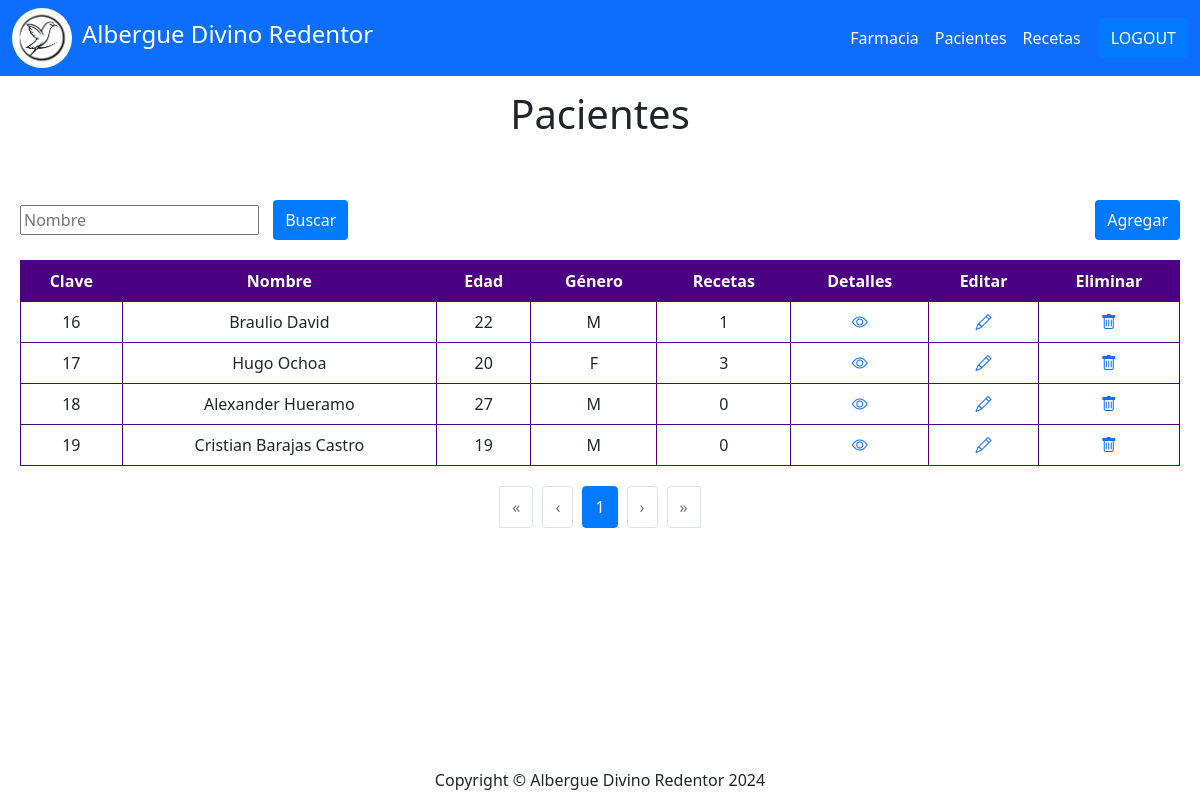
The app's page /pacientes/ (signed in), older data.
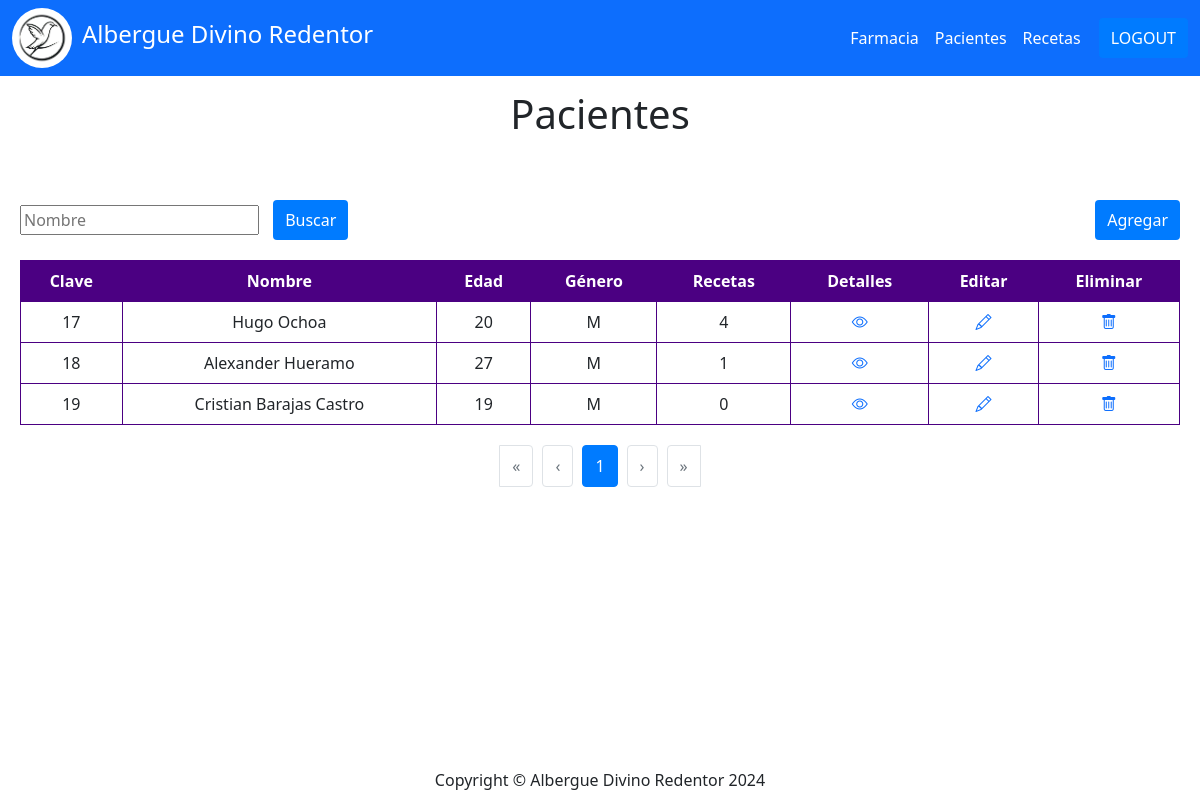
The same page, newer data.
### paciente/models.py (models this page shows, shortened)
class Paciente(models.Model):
    id = models.AutoField(primary_key=True)
    nombrePaciente = models.TextField(verbose_name="Nombre")
    apellidoPaciente = models.TextField(verbose_name="Apellido", null=True, blank=True)
    edad = models.IntegerField(verbose_name="Edad")
    genero = models.IntegerField(
        null=False,
        blank=False,
        verbose_name="Genero",
        choices = genero_opcion,
        default=1)
    fotoPaciente = models.FileField(upload_to="fotoPaciente", blank=True, null=True, verbose_name="Fotografia")
    created = models.DateTimeField(auto_now_add=True)
    updated = models.DateTimeField(auto_now_add=True)
    class Meta:
        verbose_name = "Paciente"
        verbose_name_plural = "Pacientes"
        ordering = ["id"]

### paciente/views.py (the view)
# urls.py: path('pacientes/', paciente_views.pacientes, name="Pacientes"),
@login_required
def pacientes(request):
    isAdmin = utils.checkRol(request)
    query = request.GET.get('busqueda','')
    pacientes =  Paciente.objects.annotate(num_recetas=Count('receta')).only("id","nombrePaciente","apellidoPaciente","edad","genero")
    if query:
        pacientes = pacientes.filter(
            Q(nombrePaciente__icontains=query) |
            Q(apellidoPaciente__icontains=query) |
            Q(id__icontains=query)
        )
    paginacion = utils.paginar(pacientes, request)
    return render(request, "paciente/viewPaciente.html",{'pacientes':paginacion, 'query':query, 'isAdmin':isAdmin})

### utils/utils.py (called while the page is built)
def paginar(queryset, request, items_per_page=8):
    paginacion = Paginator(queryset, items_per_page)
    pagina = request.GET.get('page')
    try:
        objetos_paginados = paginacion.page(pagina)
    except PageNotAnInteger:
        objetos_paginados = paginacion.page(1)
    except EmptyPage:
        objetos_paginados = paginacion.page(paginacion.num_pages)
    return objetos_paginados

def checkRol(request):
    user = request.user
    if user.groups.filter(name='Admin').exists():
        return True
    else:
        return False

### paciente/templates/paciente/viewPaciente.html (shortened to what this page needs)
{% extends "home/base.html" %}
{% block contenido %}
<div class="text-center" style= "padding:10px">
    <h1>Pacientes </h1>
</div>
<container class="container-table">
    <div class="container-button">
        <div class="box">
            <form method="GET" action="{% url 'Pacientes' %}">
                <input type="search" name="busqueda" value="{{query}}" placeholder="Nombre">
                <button  type="submit" class="button-search">Buscar</button>
            </form>
        </div>
        {% if not isAdmin %}
        <button class="button-add" onclick="location.href='{% url 'RegistrarPac' %}'">Agregar</button>
        {% endif %}
    </div>
    <div class= "container-table">
<table class="table table-bordered border-purple text-center align-middle">
    <thead class= "table-purple">
        <tr class="text-white">
            <th>Clave</th>
            <th>Nombre</th>
            <th>Edad</th>
            <th>Género</th>
            <th>Recetas</th>
            <th>Detalles</th>
            {% if not isAdmin %}
            <th>Editar</th>
            <th>Eliminar</th>
            {% endif %}
        </tr>
    </thead>
    <tboody>
        {% for paciente in pacientes  %}
        <tr>
            <td>{{paciente.id}}</td>
            <td>{{paciente.nombrePaciente}} {{paciente.apellidoPaciente}}</td>
            <td>{{paciente.edad}}</td>
            <td>{{paciente.get_genero_display}}</td>
            <td>{{paciente.num_recetas}}</td>
            <td><a href="{% url 'infoPaciente' paciente.id%}"><i class = "bi bi-eye"></a></i></td>
            {% if not isAdmin %}
            <td><a href="{% url 'Editar' paciente.id%}"><i class="bi bi-pencil"></i></td>
            <td><a href="#" data-bs-toggle="modal" data-bs-target="#deleteModal{{ paciente.id }}">
                <i class="bi bi-trash"></i>
            </a></td>
            {% endif %}
        </tr>
        {% endfor %}
    </tboody>
</table>
</div>
<div class="pagination-container">
    <ul class="pagination-list">
        {% if pacientes.has_previous %}
            <li class="page-item">
                <a class="page-link" href="?page=1{% if query %}&q={{ query }}{% endif %}">&laquo;</a>
            </li>
            <li class="page-item">
                <a class="page-link" href="?page={{ pacientes.previous_page_number }}{% if query %}&q={{ query }}{% endif %}">&lsaquo;</a>
            </li>
        {% else %}
            <li class="page-item disabled">
                <span class="page-link">&laquo;</span>
            </li>
            <li class="page-item disabled">
                <span class="page-link">&lsaquo;</span>
            </li>
        {% endif %}
        {% for num in pacientes.paginator.page_range %}
            {% if pacientes.number == num %}
                <li class="page-item active">
                    <span class="page-link">{{ num }}</span>
                </li>
            {% elif num > pacientes.number|add:-3 and num < pacientes.number|add:3 %}
                <li class="page-item">
                    <a class="page-link" href="?page={{ num }}{% if query %}&q={{ query }}{% endif %}">{{ num }}</a>
                </li>
            {% endif %}
        {% endfor %}
        {% if pacientes.has_next %}
            <li class="page-item">
                <a class="page-link" href="?page={{ pacientes.next_page_number }}{% if query %}&q={{ query }}{% endif %}">&rsaquo;</a>
            </li>
        {% else %}
            <li class="page-item disabled">
                <span class="page-link">&rsaquo;</span>
            </li>
            <li class="page-item disabled">
                <span class="page-link">&raquo;</span>
            </li>
        {% endif %}
    </ul>
</div>
</container>
{% endblock  %}

Row changes from the older to the newer data that the page shows:
removed Paciente: id "16", nombrePaciente "Braulio", apellidoPaciente "David", edad "22", genero "M", num_recetas "1"
changed Paciente "Hugo": genero "F" → "M"; num_recetas "3" → "4"
computed for Paciente "Alexander": num_recetas "0" → "1"
